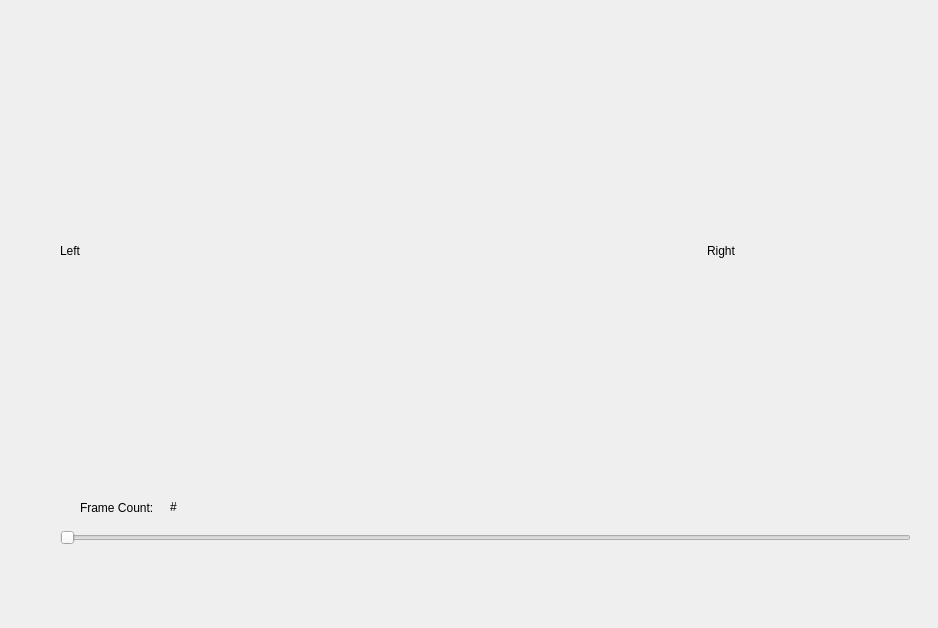
<?xml version="1.0" encoding="UTF-8"?>
<ui version="4.0">
 <class>StereoWIndow</class>
 <widget class="QDialog" name="StereoWIndow">
  <property name="geometry">
   <rect>
    <x>0</x>
    <y>0</y>
    <width>938</width>
    <height>628</height>
   </rect>
  </property>
  <property name="baseSize">
   <size>
    <width>640</width>
    <height>480</height>
   </size>
  </property>
  <property name="windowTitle">
   <string>Dialog</string>
  </property>
  <widget class="QLabel" name="frame_count_label">
   <property name="geometry">
    <rect>
     <x>80</x>
     <y>500</y>
     <width>91</width>
     <height>16</height>
    </rect>
   </property>
   <property name="text">
    <string>Frame Count: </string>
   </property>
  </widget>
  <widget class="QLabel" name="frame_count">
   <property name="geometry">
    <rect>
     <x>170</x>
     <y>500</y>
     <width>59</width>
     <height>14</height>
    </rect>
   </property>
   <property name="text">
    <string>#</string>
   </property>
  </widget>
  <widget class="QSlider" name="frame_slider">
   <property name="geometry">
    <rect>
     <x>60</x>
     <y>530</y>
     <width>851</width>
     <height>16</height>
    </rect>
   </property>
   <property name="orientation">
    <enum>Qt::Horizontal</enum>
   </property>
  </widget>
  <widget class="QWidget" name="">
   <property name="geometry">
    <rect>
     <x>60</x>
     <y>10</y>
     <width>1288</width>
     <height>482</height>
    </rect>
   </property>
   <layout class="QHBoxLayout" name="horizontalLayout">
    <item>
     <widget class="QLabel" name="left_image">
      <property name="minimumSize">
       <size>
        <width>640</width>
        <height>480</height>
       </size>
      </property>
      <property name="baseSize">
       <size>
        <width>640</width>
        <height>480</height>
       </size>
      </property>
      <property name="text">
       <string>Left</string>
      </property>
     </widget>
    </item>
    <item>
     <widget class="QLabel" name="right_image">
      <property name="minimumSize">
       <size>
        <width>640</width>
        <height>480</height>
       </size>
      </property>
      <property name="text">
       <string>Right</string>
      </property>
     </widget>
    </item>
   </layout>
  </widget>
  <zorder>left_image</zorder>
  <zorder>right_image</zorder>
  <zorder>left_image</zorder>
  <zorder>frame_count_label</zorder>
  <zorder>frame_count</zorder>
  <zorder>frame_slider</zorder>
 </widget>
 <resources/>
 <connections/>
</ui>
